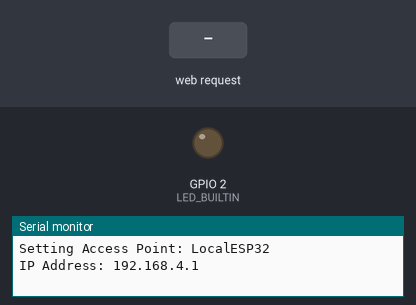
Simulated run of this sketch. Board: ESP32. Parts: output pins drawn as LEDs (lit = HIGH), the last lines printed to the serial monitor. The test bench sets the inputs (shaded band). Random numbers use the default seed unless the sketch sets one.

Above: at 2.2 s.
2.3 s: HTTP request GET /xhr.js received
At 2.9 s:
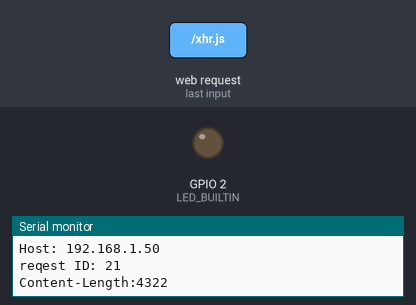
3.8 s: HTTP request GET /cgiinfo received
At 5.3 s:
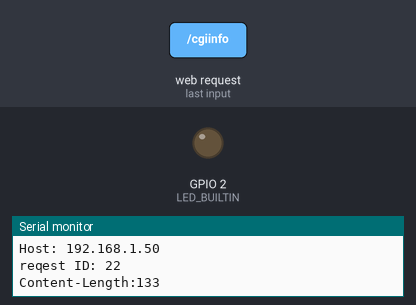
Timing chart, 0 to 6.8 s (numbered marks = the images above; inputs shaded):
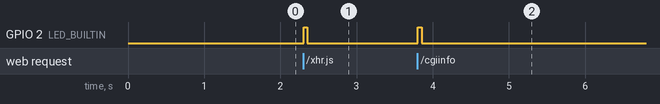

The sketch:

solar_esp_main.ino
```cpp
/* test serwera Http
 * płytka DOIT ESP32 DEVKIT V1
 */

#include <Arduino.h>
#include <WiFi.h>
#include "microHttpServer.h"

char ssid[] = "LocalESP32";
char password[] = "09876543";


HttpServer  httpServer;

void printWifiStatus()
{
  Serial.print("Setting Access Point: ");
  Serial.println(ssid);

//  IPAddress ip = WiFi.localIP();
  IPAddress ip = WiFi.softAPIP();
  Serial.print("IP Address: ");
  Serial.println(ip);

}


void setup() {

  Serial.begin(115200);
  pinMode (LED_BUILTIN, OUTPUT);

  WiFi.mode(WIFI_AP);
  WiFi.softAP(ssid, password);

  delay(1000);  // opóżniam, bo serial monitor nie łapie od razu
  printWifiStatus();

  httpServer.Begin();


}

void loop() {

  httpServer.Listen();

  // delay(500);
  // digitalWrite(LED_BUILTIN, HIGH);
  // delay(500);
  // digitalWrite(LED_BUILTIN, LOW);

}
```

HttpPageMain.cpp
```cpp
#include <sys/types.h>
#include <stdio.h>
#include <stdint.h>
#include "microHttpServer.h"


static const char kodHtml[] = R"=====(<!DOCTYPE html><html lang="pl" xmlns="http://www.w3.org/1999/xhtml" xml:lang="pl">
<head>
<title>Regulator PWM</title>
<meta http-equiv='content-type' content='text/html; charset=utf-8'>
<link rel='stylesheet' type='text/css' href='styles.css' />
<link rel='stylesheet' type='text/css' href='main.css' />
<script type="text/javascript" src="/xhr.js"></script>
</head>
<body onload='init();'>
<script type='text/javascript'>
function init() { XHR.poll(60,'/cgiinfo', '', axResponse ); }
function axResponse(x, json)
{
  if(json.ev) Object.keys(json.ev).forEach( function(id)
    {
      var e=document.getElementById(id);
      if(e) e.innerText=json.ev[id];
    } );
  if(json.style) Object.keys(json.style).forEach( function(id)
    {
      var e=document.getElementById(id);
      if(e) e.style=json.style[id];
    } );
}
</script>
<table class='c9' border='1'>
<tbody>
<tr>
<td class='c1' colspan='4'><b>Pomiary</b></td>
<td class='c2' colspan='2'><b>Przebieg funkcji</b></td>
<td class='c2' colspan='2'><a title='Motyw' href='/MT'><b>Konfiguracja</b></a></td>
</tr>
<tr>
<td class='c3'><b>Parametr</b></td>
<td class='c4'><b>Pomiar</b></td>
<td class='c4'><a title='Zerowanie' href='/CL'><b>Max.</b></a></td>
<td class='c4'><b>Min.</b></td>
<td class='c4'><b>Funkcja</b></td>
<td class='c4'><b>ms/(N)OK</b></td>
<td class='c5'><b>Parametr</b></td>
<td class='c5'><b>Wartość</b></td>
</tr>
<tr>
<td class='c6'>Napięcie paneli [V]</td>
<td class='c4' id='C2R03'>C2R03</td>
<td class='c4' id='C3R03'>C3R03</td>
<td class='c4'></td>
<td class='c7'>pomiary()</td>
<td class='c4' id='C6R03'>C6R03</td>
<td class='c8'><a title='Zmiana IP' href='/IP'>Adres IP</a></td>
<td class='c5' id='C8R03'>C8R03</td>
</tr>
<tr>
<td class='c6'>Prąd paneli [A]</td>
<td class='c4' id='C2R04'>C2R04</td>
<td class='c4' id='C3R04'>C3R04</td>
<td class='c4'></td>
<td class='c7'>serwer()</td>
<td class='c4' id='C6R04'>C6R04</td>
<td class='c8'>Firmware</td>
<td class='c5' id='C8R04'>C8R04</td>
</tr>
<tr>
<td class='c6'>Prąd wyjściowy [A]</td>
<td class='c4' id='C2R05'>C2R05</td>
<td class='c4' id='C3R05'>C3R05</td>
<td class='c4'></td>
<td class='c7'><a title='Zał/Wył' href='/ZA'>zapis()</a></td>
<td class='c4' id='C6R05'>C6R05</td>
<td class='c8'>Restart</td>
<td class='c5' id='C8R05'>C8R05</td>
</tr>
<tr>
<td class='c6'>Moc [W]</td>
<td class='c4' id='C2R06'>C2R06</td>
<td class='c4' id='C3R06'>C3R06</td>
<td class='c4'></td>
<td class='c7'>temperatura()</td>
<td class='c4' id='C6R06'>C6R06</td>
<td class='c8'><a title='Zmiana trybu' href='/AM'>Tryb</a>&nbsp;[Auto/Man]</td>
<td class='c5' id='C8R06'>C8R06</td>
</tr>
<tr>
<td class='c6'>Watogodziny [Wh]</td>
<td class='c4' id='C2R07'>C2R07</td>
<td class='c4'></td>
<td class='c4'></td>
<td class='c7'>rtc_alarm_chk()</td>
<td class='c4' id='C6R07'>C6R07</td>
<td class='c8'><a title='Zmiana Rx' href='/RX'>Rx</a>&nbsp;[Ω]</td>
<td class='c5' id='C8R07'>C8R07</td>
</tr>
<tr>
<td class='c6'>Wsp. wyp. [0-256]</td>
<td class='c4' id='C2R08'>C2R08</td>
<td class='c4'><a title='Przerwa' href='/PR'>Przerwa</a></td>
<td class='c4'><a title='Zwarcie' href='/ZW'>Zwarcie</a></td>
<td class='c7'>czas_ntp()</td>
<td class='c4'>--</td>
<td class='c8'>HPWR [W]</td>
<td class='c5' id='C8R08'>C8R08</td>
</tr>
<tr>
<td class='c6'>Wsp.wyp. [%]</td>
<td class='c4'>C2R09</td>
<td class='c4'><a href='/DP'>DT+</a></td>
<td class='c4'><a href='/DM'>DT-</a></td>
<td class='c7'></td>
<td class='c4'></td>
<td class='c8'>SPWR [W]</td>
<td class='c5' id='C8R09'>C8R09</td>
</tr>
<tr>
<td class='c6'>Napięcie ACS [V]</td>
<td class='c4' id='C2R10'>C2R10</td>
<td class='c4'></td>
<td class='c4'></td>
<td class='c7'></td>
<td class='c4'></td>
<td class='c8'>MINPVU [V]</td>
<td class='c5' id='C8R10'>C8R10</td>
</tr>
<tr>
<td class='c6'><a title='Rekalibracja' href='/KA'>Napięcie kalibracji</a>&nbsp;[V]</td>
<td class='c4'>C2R11</td>
<td class='c4'></td>
<td class='c4'></td>
<td class='c7'></td>
<td class='c4'></td>
<td class='c8'>MAX_WINDLIMIT_PWR [W]</td>
<td class='c5' id='C8R11'>C8R11</td>
</tr>
<tr>
<td class='c6'>Radiator [°C]</td>
<td class='c4' id='C2R12'>C2R12</td>
<td class='c4' id='C3R12'>C3R12</td>
<td class='c4'></td>
<td class='c2' colspan='2'><b>Alarmy RTC</b></td>
<td class='c8'>MIN_WINDLIMIT_PWR [W]</td>
<td class='c5' id='C8R12'>C8R12</td>
</tr>
<tr>
<td class='c6'>Kaloryfer [°C]</td>
<td class='c4' id='C2R13'>C2R13</td>
<td class='c4' id='C3R13'>C3R13</td>
<td class='c4'></td>
<td class='c7'><a title='Zał/Wył' href='/A1'>RTC_ALARM_1</a></td>
<td class='c4' id='C6R13'>C6R13</td>
<td class='c8'>MAX_WINDLIMIT_U [V]</td>
<td class='c5' id='C8R13'>C8R13</td>
</tr>
<tr>
<td class='c6'>Czas RTC</td>
<td class='c4' id='C2R14'>C2R14</td>
<td class='c4'></td>
<td class='c4'></td>
<td class='c7'><a title='Zał/Wył' href='/A2'>RTC_ALARM_2</a></td>
<td class='c4' id='C6R14'>C6R14</td>
<td class='c8'>MIN_WINDLIMIT_U [V]</td>
<td class='c5' id='C8R14'>C8R14</td>
</tr>
<tr>
<td class='c6'></td>
<td class='c4'></td>
<td class='c4'></td>
<td class='c4'></td>
<td class='c7'><a title='Zał/Wył' href='/A3'>RTC_ALARM_3</a></td>
<td class='c4' id='C6R15'>C6R15</td>
<td class='c8'>MAXTEMP [T1/T2]</td>
<td class='c5' id='C8R15'>C8R15</td>
</tr>
<tr>
<td class='c6'></td>
<td class='c4'></td>
<td class='c4'></td>
<td class='c4'></td>
<td class='c7'><a title='Zał/Wył' href='/A4'>RTC_ALARM_4</a></td>
<td class='c4' id='C6R16'>C6R16</td>
<td class='c8'></td>
<td class='c5'></td>
</tr>
</tbody>
</table>
</body>
</html>

)=====";


void HttpPageMain(HttpServer *server, WiFiClient& client)
{
    uint len = strlen(kodHtml);

    Serial.print("Content-Length:");
    Serial.println(len);

    client.printf( "HTTP/1.1 200 OK\r\nContent-type:text/html\r\nContent-Length:%i\r\nConnection: close\r\n\r\n", len);
    client.print(kodHtml);

}
```

HttpPageMainJson.cpp
```cpp
#include <sys/types.h>
#include <stdio.h>
#include <stdint.h>
#include "microHttpServer.h"

/* przykładowy json z wartościami  oraz stylami dla elementów tabeli
 * to oczywiście trzeba zbudować dymanicznie
 * to wyłącznie test
 */
static const char json[] = R"=====({
  ev:{'C2R03':'123,3', 'C3R03':'125,0', 'C6R03':'111', 'C8R03':'192.168.1.123', 'C2R04':'8,2'},
  style:{'C3R03':'color:red;'}
} )=====";


void HttpPageMainCgi(HttpServer *server, WiFiClient& client)
{
    uint len = strlen(json);

    Serial.print("Content-Length:");
    Serial.println(len);

    client.printf( "HTTP/1.1 200 OK\r\nContent-type:application/json; charset=utf-8\r\nContent-Length:%i\r\nConnection: close\r\n\r\n", len);
    client.print(json);

}
```

HttpPageStylesCss.cpp
```cpp
#include <sys/types.h>
#include <stdio.h>
#include <stdint.h>
#include "microHttpServer.h"


/* główne style elementów strony
 * stałe domyślne
 */
static const char mainStyle[] = R"=====(
p.c10 {text-align: center;}
table {border-collapse: collapse; margin-left: auto; margin-right: auto;}
td.c8 {width: 13%;}
td.c7 {width: 9%;}
td.c6 {width: 15%;}
td.c5 {width: 13%; text-align: center;}
td.c4 {width: 6%; text-align: center;}
td.c3 {width: 13%; text-align: center;}
td.c2 {width: 20%; text-align: center;}
td.c1 {width: 45%; text-align: center;}
)=====";

void HttpPageMainCss(HttpServer *server, WiFiClient& client)
{
    uint len = strlen(mainStyle);
    client.printf( "HTTP/1.1 200 OK\r\nContent-type:text/css\r\nContent-Length:%i\r\nConnection: close\r\n\r\n", len);
    client.print(mainStyle);

}


/* style dynamicznie zmieniane
 * zależnie od motywu ale też jakieś kolory elementów tak samo
 */

static const char motywBlack[] = R"=====(
body { background-color: black; color: green;}
table.c9 {width: 60%;}
)=====";

static const char motywWhite[] = R"=====(
body { background-color: white; color: green;}
table.c9 {width: 60%;}
)=====";

void HttpPageStylesCss(HttpServer *server, WiFiClient& client)
{
    const char* css = motywBlack;
    if(server->setting.motyw==HTTP_MOTYW_WHITE) css = motywWhite;
    // tu ewentualnie zamiana 'width: 60%' na  ;width: 100%'

    uint len = strlen(css);
    client.printf( "HTTP/1.1 200 OK\r\nContent-type:text/css\r\nContent-Length:%i\r\nConnection: close\r\n\r\n", len);
    client.print(css);

}
```

HttpPageXhrJs.cpp
```cpp
#include <sys/types.h>
#include <stdio.h>
#include <stdint.h>
#include "microHttpServer.h"


static const char kodJavaScript[] = R"=====(XHR = function()
{
	this.reinit = function() {
		if (window.XMLHttpRequest) this._xmlHttp = new XMLHttpRequest();
		else if (window.ActiveXObject) this._xmlHttp = new ActiveXObject("Microsoft.XMLHTTP");
		else alert("xhr.js: XMLHttpRequest is not supported by this browser!");
	}

	this.busy = function() {
		if (!this._xmlHttp) return false;
		switch (this._xmlHttp.readyState)
		{
			case 1:
			case 2:
			case 3:
				return true;
        break;
			default:
				return false;
		}
	}

	this.abort = function() {
		if (this.busy()) this._xmlHttp.abort();
	}

	this.get = function(url,data,callback) {
		this.reinit();

		var xhr  = this._xmlHttp;
		var code = this._encode(data);
		url = location.protocol + '//' + location.host + url;

		if (code) {
			if (url.substr(url.length-1,1) == '&') url += code;
			else url += '?' + code;
    }
		xhr.open('GET', url, true);

		xhr.onreadystatechange = function()
		{
			if (xhr.readyState == 4) {
				var json = null;
				try {
					json = eval('(' + xhr.responseText + ')');
				}
				catch(e) {
					json = null;
				}
				callback(xhr, json);
			}
		}

		xhr.send(null);
	}

	this.post = function(url,data,callback) {
		this.reinit();

		var xhr  = this._xmlHttp;
		var code = this._encode(data);

		xhr.onreadystatechange = function()
		{
			if (xhr.readyState == 4) callback(xhr);
		}

		xhr.open('POST', url, true);
		xhr.setRequestHeader('Content-type', 'application/x-www-form-urlencoded');
		xhr.setRequestHeader('Content-length', code.length);
		xhr.setRequestHeader('Connection', 'close');
		xhr.send(code);
	}

	this.cancel = function() {
		this._xmlHttp.onreadystatechange = function(){};
		this._xmlHttp.abort();
	}

	this.send_form = function(form,callback,extra_values) {
		var code = '';

		for (var i = 0; i < form.elements.length; i++)
		{
			var e = form.elements[i];

			if (e.options) code += (code ? '&' : '') +	form.elements[i].name + '=' + encodeURIComponent(e.options[e.selectedIndex].value);
			else if (e.length)
			{
				for (var j = 0; j < e.length; j++)
					if (e[j].name) 	code += (code ? '&' : '') + e[j].name + '=' + encodeURIComponent(e[j].value);
			}
			else code += (code ? '&' : '') +	e.name + '=' + encodeURIComponent(e.value);
		}

		if (typeof extra_values == 'object')
			for (var key in extra_values)
				code += (code ? '&' : '') +	key + '=' + encodeURIComponent(extra_values[key]);

		return(	(form.method == 'get')
				? this.get(form.getAttribute('action'), code, callback)
				: this.post(form.getAttribute('action'), code, callback)
		  );
	}

	this._encode = function(obj)
	{
		obj = obj ? obj : { };
		obj['_'] = Math.random();

		if (typeof obj == 'object')
		{
			var code = '';
			var self = this;
			for (var k in obj) code += (code ? '&' : '') + k + '=' + encodeURIComponent(obj[k]);
			return code;
		}
		return obj;
	}
}

XHR.get = function(url, data, callback)
{
	(new XHR()).get(url, data, callback);
}

XHR.poll = function(interval, url, data, callback)
{
	if (isNaN(interval) || interval < 1) interval = 5;

	if (!XHR._q)
	{
		XHR._t = 0;
		XHR._q = [ ];
		XHR._r = function() {
			for (var i = 0, e = XHR._q[0]; i < XHR._q.length; e = XHR._q[++i])
			{
				if (!(XHR._t % e.interval) && !e.xhr.busy()) 	e.xhr.get(e.url, e.data, e.callback);
			}
			XHR._t++;
		};
	}

	XHR._q.push({
		interval: interval,
		callback: callback,
		url:      url,
		data:     data,
		xhr:      new XHR()
	});

	XHR.run();
}

XHR.halt = function()
{
	if (XHR._i)
	{
		/* show & set poll indicator */
		try {
			document.getElementById('xhr_poll_status').style.display = '';
			document.getElementById('xhr_poll_status_on').style.display = 'none';
			document.getElementById('xhr_poll_status_off').style.display = '';
		} catch(e) { }

		window.clearInterval(XHR._i);
		XHR._i = null;
	}
}

XHR.run = function()
{
	if (XHR._r && !XHR._i)
	{
		/* show & set poll indicator */
		try {
			document.getElementById('xhr_poll_status').style.display = '';
			document.getElementById('xhr_poll_status_on').style.display = '';
			document.getElementById('xhr_poll_status_off').style.display = 'none';
		} catch(e) { }

		/* kick first round manually to prevent one second lag when setting up
		 * the poll interval */
		XHR._r();
		XHR._i = window.setInterval(XHR._r, 1000);
	}
}

XHR.running = function()
{
	return !!(XHR._r && XHR._i);
}
)=====";


void HttpPageXhrJs(HttpServer *server, WiFiClient& client)
{
    uint len = strlen(kodJavaScript);

    Serial.print("Content-Length:");
    Serial.println(len);

    client.printf( "HTTP/1.1 200 OK\r\nContent-type:application/x-javascript; charset=utf-8\r\nContent-Length:%i\r\nConnection: close\r\n\r\n", len);
    client.print(kodJavaScript);

}
```

HttpServerResponse.cpp
```cpp
#include "HttpServerResponse.h"


void HttpPageNotFound(HttpServer* server, WiFiClient& client);
extern void HttpPageMain(HttpServer* server, WiFiClient& client);
extern void HttpPageMainCss(HttpServer* server, WiFiClient& client);
extern void HttpPageStylesCss(HttpServer *server, WiFiClient& client);
extern void HttpPageXhrJs(HttpServer *server, WiFiClient& client);
extern void HttpPageMainCgi(HttpServer *server, WiFiClient& client);


/* tutaj jest zbiór wszystkich mozliwych requestów klienta
 * jako tablica struktur zawierających request URI, oraz handler obługi
 * index tablicy jest jednoczesnie identyfikatorem requestId
 */
const struct HttpRequestHandler  RequestHandlerList[] =
{
 /* 0*/ {"NotFound",   HttpPageNotFound},
        { "GET / ",    HttpPageMain },     // strona ROOT  ID: 1
        { "GET /CL ",  HttpPageMain },
        { "GET /PR ",  HttpPageMain },
        { "GET /ZW ",  HttpPageMain },
        { "GET /KA ",  HttpPageMain },
        { "GET /AM ",  HttpPageMain },
        { "GET /RX ",  HttpPageMain },
        { "GET /DP ",  HttpPageMain },
        { "GET /DM ",  HttpPageMain },
/*10*/  { "GET /LOG ", HttpPageMain },
        { "GET /IP ",  HttpPageMain },
        { "GET /MT ",  HttpPageMain },
        { "GET /A1 ",  HttpPageMain },
        { "GET /A2 ",  HttpPageMain },
        { "GET /A3 ",  HttpPageMain },
        { "GET /A4 ",  HttpPageMain },
        { "GET /ZA ",  HttpPageNotFound },
        { "GET /favicon.ico ",  HttpPageNotFound },
        { "GET /main.css ",     HttpPageMainCss },
/*20*/  { "GET /styles.css ",   HttpPageStylesCss },
        { "GET /xhr.js",        HttpPageXhrJs },
        { "GET /cgiinfo",       HttpPageMainCgi },

        {nullptr, nullptr}         // koniec tablicy
};


static
void ParseKomenda( HttpServer* server, uint8_t requestId )
{
  //uint8_t cmdnr = requestId - 1;             // request id jest o jeden większy niz numer komendy
  //String  readData = server->GetReadData();  // odczytane pelne dane wraz z nagłówkiem
  // tutaj wywołanie Twojej funkcji 'komenda'
}


void HttpServerResponse( HttpServer* server, WiFiClient& client)
{
    uint8_t requestId = server->request;

    Serial.print("reqest ID: ");
    Serial.println(requestId);

    ParseKomenda(server, requestId);

    // wysyłam odpowiedni kod html
    // zgodnie z listą handlerów
    const struct HttpRequestHandler reqestHandler = RequestHandlerList[requestId];
    if (reqestHandler.handlerFn !=nullptr) reqestHandler.handlerFn(server, client);

}


/* handler nieistniejących stron */
void HttpPageNotFound(HttpServer* server, WiFiClient& client)
{
    static const char kodHtml[] = "<!doctype html><head><title>404 STRONA NIE ISTNIEJE</title></head><body>STRONA NIE ISTNIEJE</body></html>\r\n\r\n";
    uint len = sizeof(kodHtml);
    client.printf( "HTTP/1.1 404 Not Found\r\nContent-type:text/html\r\nContent-Length:%i\r\nConnection: close\r\n\r\n", len);
    client.print(kodHtml);
}
```

HttpServerResponse.h
```cpp
#pragma once
#include "microHttpServer.h"

extern const struct HttpRequestHandler  RequestHandlerList[];
extern void HttpServerResponse(HttpServer* server, WiFiClient& client);
```

microHttpServer.h
```cpp
/* serwer HTTP */
#pragma once
#include <stdint.h>
#include <WiFiServer.h>
#include <WiFiClient.h>


#define HTTP_DEFAULT_PORT     80
#define HTTP_READ_BUFFER_SZ   1024

enum HTTP_MOTYW
{
    HTTP_MOTYW_BLACK = 0,
    HTTP_MOTYW_WHITE,
};


enum HTTP_METHOD
{
    HTTP_METHOD_NONE = 0,
    HTTP_METHOD_GET,
    HTTP_METHOD_POST,
    HTTP_METHOD_HEAD,
    HTTP_METHOD_PATCH,
    HTTP_METHOD_DELETE,
    HTTP_METHOD_OPTIONS,
};


class HttpServer;

struct HttpRequestHandler
{
    const char * requestUri;
    std::function<void(HttpServer* server, WiFiClient& client)> handlerFn;
};


struct Setting
{
  bool    client_UA;
  uint8_t motyw;
};


class HttpServer
{

  public:
    HttpServer();

    void SetMotyw( uint8_t n_motyw );
    void Begin();
    void Listen();
    char * GetReadData();

    uint8_t       method;
    uint8_t       request;
    struct Setting  setting;

  protected:
    void    ParseData(uint16_t dalalen);
    uint8_t GetRequestId( String& odebrane);
    void    BlinkLed();

};
```

Source omitted: microHttpServer.cpp (2287 bytes)

Measured:
- after the input at 2.3 s, GPIO 2 (LED_BUILTIN): LOW → HIGH at once, → LOW 0.05 s later
- after the input at 3.8 s, GPIO 2 (LED_BUILTIN): LOW → HIGH at once, → LOW 0.05 s later
